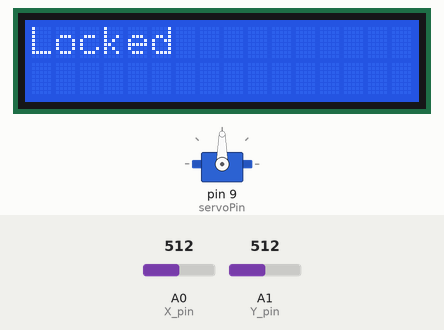
Simulated run of this sketch. Board: Arduino Uno, built with avr-gcc and run on an emulated ATmega328P. Parts: servo, 16×2 character LCD. Inputs (shaded band) come from the test bench; at power-on: A1 (Y_pin) = 512, A0 (X_pin) = 512.

Above: at 1.2 s.
1.3 s: A1 (Y_pin) set to 65
2.8 s: A1 (Y_pin) set to 54
At 3.63 s:
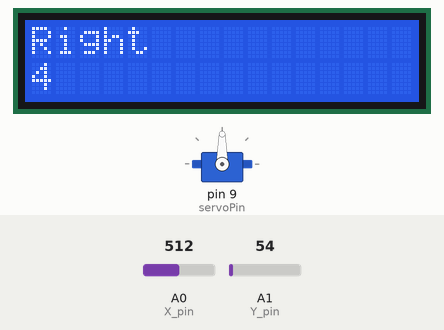
4.9 s: A0 (X_pin) set to 62
7.9 s: A0 (X_pin) set to 53
At 9.49 s:
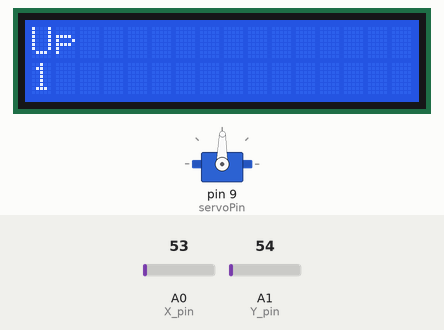
10.9 s: A0 (X_pin) set to 1010
At 11.13 s:
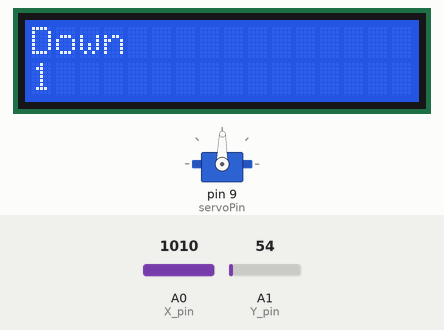
Timing chart, 0 to 15.2 s (numbered marks = the images above; inputs shaded):
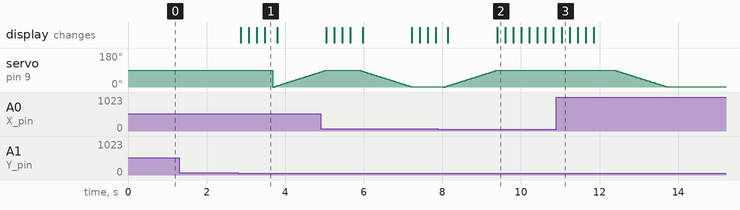

Measured:
- the behaviour switches between 60 and 59 on A1 (Y_pin) (found by bisection; images 0 and 1)
- the behaviour switches between 60 and 59 on A0 (X_pin) (found by bisection; images 1 and 2)
- after the input at 1.3 s, every drawn part: stays the same
- after the input at 2.8 s, the display: first changes after 0.07 s (image 1 shows a later state)
- after the input at 7.9 s, the display: first differs from a run without the input after 1.5 s (image 2)
- after the input at 10.9 s, the display: changes after 0.14 s (image 3)

The sketch:

LockCode.ino
```cpp
#include <LiquidCrystal.h> //Library for LCD Display
#include <Servo.h> //Library for controlling Servo
int servoPin = 9; // Digital input pin for servo
Servo servo; // Declaring the servo
int angle = 0; // servo position in degrees
const int SW_pin = 13; //Digital input pin for joystick switch
const int X_pin = 0; //Analog input pin for X axis of the joystick
const int Y_pin = 1; //Analog input pin for Y axis of the joystick
int counter = 0; //counts the number of components per input
int limit = 0; //counts the number of input
char *input[4]; //stores components of inputs
char *passcode[4] = {"Right", "Right", "Right", "Right"}; //password for locking and unlocking the lock
LiquidCrystal lcd(12, 11, 5, 4, 3, 2); //Digital input pins connected to LCD Display

void setup() {
  servo.attach(servoPin); //attaches the servo pin to the servo
  lcd.begin(16, 2);//declares the rows and colums of the LCD Screen (2 rows, 16 columns)
  lcd.print("Locked");//Prints Locked in the beginning
  pinMode(SW_pin, INPUT); //sets up the joystick switch in order to take in input
  digitalWrite(SW_pin, HIGH);
}

void loop() {
  if (limit < 3) {
    //checks if user still has attempts left for input
    if (counter < 4) {
      //checks if user has finished inputing a valid password
      if (analogRead(X_pin) > 1000) {
        lcd.clear();
        lcd.setCursor(0, 0);
        lcd.print("Down");
        lcd.setCursor(0, 1);
        lcd.print(counter + 1);
        input[counter] = "Down";
        counter++;
      }
      else if (analogRead(X_pin) < 60) {
        lcd.clear();
        lcd.setCursor(0, 0);
        lcd.print("Up");
        lcd.setCursor(0, 1);
        lcd.print(counter + 1);
        input[counter] = "Up";
        counter++;
      }
      else if (analogRead(Y_pin) > 1000) {
        lcd.clear();
        lcd.setCursor(0, 0);
        lcd.print("Left");
        lcd.setCursor(0, 1);
        lcd.print(counter + 1);
        input[counter] = "Left";
        counter++;
      }
      else if (analogRead(Y_pin) < 60) {
        lcd.clear();
        lcd.setCursor(0, 0);
        lcd.print("Right");
        lcd.setCursor(0, 1);
        lcd.print(counter + 1);
        input[counter] = "Right";
        counter++;
      }
      /*Reads the axis of the joystick and saves the input in a pointer.
       * Also displays the input and the digit number of the input on the lcd module
       */
      delay(200);
    }
    else {
      if ((input[0] == passcode[0]) && (input[1] == passcode[1]) && (input[2] == passcode[2]) && (input[3] == passcode[3])) {
        lcd.clear();
        limit = 0;
        counter = 0;
        if (angle == 0) {
          lcd.print("Unlocked");
          for (angle = 0; angle < 90; angle++)
          {
            servo.write(angle);
            delay(15);
          }
        }
        else {
          lcd.print("Locked");
          for (angle = 90; angle > 0; angle--)
          {
            servo.write(angle);
            delay(15);
          }
        }
      }
      else {
        lcd.clear();
        limit++;
        counter -= 4;
        lcd.print("Wrong Attempt");
        lcd.setCursor(0, 1);
        lcd.print("Attempts left:");
        lcd.setCursor(15, 1);
        lcd.print(3-limit);
      }
    }
    /*
     * Compares the user's input to the set password. If the input is correct it locks or unlocks accordingly
     * If the input is incorrect, it notifies the user about their wrong attempt and the amount of attempts left
     */
  }
  else {
    lcd.clear();
    lcd.print("Intruder Alert");
    lcd.setCursor(0, 1);
    lcd.print("Locked");
    delay(500);
    if (angle == 90) {
      for (angle = 90; angle > 0; angle--)
      {
        servo.write(angle);
        delay(15);
      }
    }
  }
  /*
   * If user has exhausted the amount of attempts available, the device locks itself and
   * the display alerts the user that it has detected an intruder.
   */
}
```
